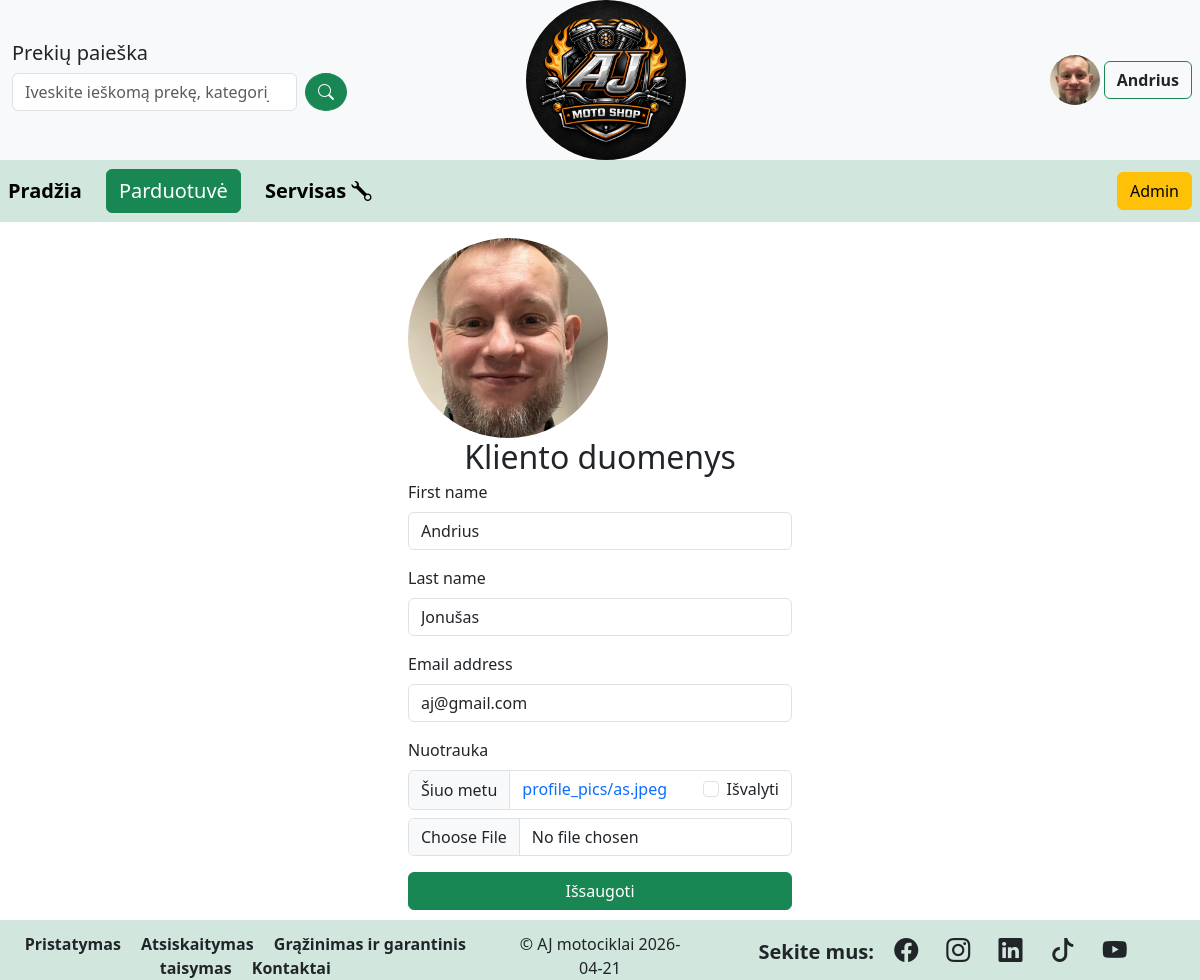
Page /profile/ (signed in) on the committed database.
### motoshop/models.py (models this page shows, shortened)
class CustomUser(AbstractUser):
    photo = models.ImageField(verbose_name='Nuotrauka',
                              upload_to='profile_pics',
                              null=True,
                              blank=True)
    class Meta:
        verbose_name = 'Vartotojas'
        verbose_name_plural = 'Vartotojai'

### motoshop/views.py (the view)
# urls.py: path('profile/',views.ProfileChangeView.as_view(), name='profile'),
class ProfileChangeView(LoginRequiredMixin, generic.UpdateView):
    model = CustomUser
    template_name = 'profile.html'
    success_url = reverse_lazy('index')
    fields = ['first_name','last_name','email','photo']
    def get_object(self, queryset=None):
        return self.request.user

### motoshop/context_processors.py (called while the page is built)
def category_context(request):
    return {
        'categories': ProductCategory.objects.all()
    }

### motoshop/templates/profile.html (shortened to what this page needs)
{% extends 'base.html' %}
{% block content %}
<div class="container-fluid mt-3">
    <div class="row justify-content-center">
        <div class="col-md-4">
            {% if user.photo %}
            <img src="{{ user.photo.url }}" class="rounded-circle" alt="" style="width:200px">
            {% endif %}
            <h2 class="text-center mb-1" >Kliento duomenys</h2>
            <form method="post" enctype="multipart/form-data">
                {% load crispy_forms_tags %}
                {{ form | crispy }}
                <button class="btn btn-success w-100" type="submit">Išsaugoti</button>
            </form>
        </div>
    </div>
</div>
{% endblock %}

### motoshop/templates/base.html (shortened to what this page needs)
<!doctype html>
<html lang="en">
  <head>
    <link href="https://cdn.jsdelivr.net/npm/bootstrap@5.3.8/dist/css/bootstrap.min.css" rel="stylesheet">
    <link rel="stylesheet" href="https://cdn.jsdelivr.net/npm/bootstrap-icons@1.13.1/font/bootstrap-icons.min.css">
    {% load static %}
    <link rel="stylesheet" href="{% static 'css/styles.css' %}">
  </head>
  <body>
    <div class="container-fluid bg-light">
      <div class="row">
        <div class="col align-self-center ps-4">
          <h5 class="">Prekių paieška</h5>
          <form class="d-flex mt-2 mb-2" method="get" action="{% url 'search' %}">
            <input class="form-control me-2 w-70" style="width:75%" name="q" value="{{ query }}" type="search" placeholder="Iveskite ieškomą prekę, kategoriją arba gamintoją">
            <button class="btn btn-success rounded-circle" type="submit"><i class="bi bi-search"></i></button>
          </form>
        </div>
        <div class="col align-self-center text-center">
          <a href="{% url 'index' %}"><img class="rounded-circle" src="{% static 'images/ajmotoshop.png' %}" alt="..." style="height:160px" ></a>
        </div>
        <div class="col text-end align-self-center">
            {% if not user.is_authenticated %}
            <img class="" src="{% static '/images/helmet2nobg.png' %}" alt="..." style="height:50px" >
            <a href="{% url 'login' %}" class="text-dark fw-bold btn btn-outline-success mt-3">Prisijungti</a>
            <a href="{% url 'signup' %}" class="btn btn-outline-warning border-success mt-3 text-dark fw-bold" >Registruotis</a>
            {% else %}
                <div class="me-2">
                  {% if user.photo %}
                  <img class="rounded-circle" src="{{ user.photo.url }}" alt="..." style="height:50px" >
                  {% else %}
                  <img src="{% static '/images/helmet2nobg.png' %}" alt="..." style="height:50px" >
                  {% endif %}
                  <div class ="dropdown">
                      <button class="text-dark btn btn-outline-success fw-bold">
                          {{ user.username }}
                      </button>
                    </div>
                </div>
            {% endif %}
        </div>
      </div>
    </div>
    {% include 'navbar.html' %}
    <div class="container-fluid">
    {% block content %}{% endblock %}
    </div>
   <footer class="container-fluid p-1 fixed-bottom">
       <div class="row mt-2">
            <div class="col-5 text-center">
                <a href="#" class="fw-bold text-dark me-3">Pristatymas</a>
                <a href="#" class="fw-bold text-dark me-3">Atsiskaitymas</a>
                <a href="#" class="fw-bold text-dark me-3">Grąžinimas ir garantinis taisymas</a>
                <a href="#" class="fw-bold text-dark">Kontaktai</a>
            </div>
            <div class="col text-center">
                <p class="">&copy AJ motociklai {% now "Y-m-d" %}
                </p>
            </div>
            <div class="col-5 text-center">
                <span class="fw-bold fs-5 text-dark me-3">Sekite mus:</span>
                <a href="https://www.facebook.com" target="_blank" class="fw-bold fs-4 text-dark me-4"><i class="bi bi-facebook"></i></a>
                <a href="https://www.instagram.com" target="_blank" class="fw-bold fs-4 text-dark me-4"><i class="bi bi-instagram"></i></a>
                <a href="https://www.linkedin.com" target="_blank" class="fw-bold fs-4 text-dark me-4"><i class="bi bi-linkedin"></i></a>
                <a href="https://www.tiktok.com" target="_blank" class="fw-bold fs-4 text-dark me-4"><i class="bi bi-tiktok"></i></a>
                <a href="https://www.youtube.com" target="_blank" class="fw-bold fs-4 text-dark me-4"><i class="bi bi-youtube"></i></a>
            </div>
        </div>
    </footer>
  </body>
</html>

### motoshop/static/css/styles.css (style rules this page uses)
footer { background-color: var(--bs-success-bg-subtle); height: 60px; }
body { padding-bottom: 70px; }
a { text-decoration: none; }
.dropdown { position: relative; display: inline-block; }
.container-fluid { margin: 0; padding: 0px; }

### rows in the picture
CustomUser: photo (picture), username "Andrius", first_name "Andrius", last_name "Jonušas", email "aj@gmail.com"
